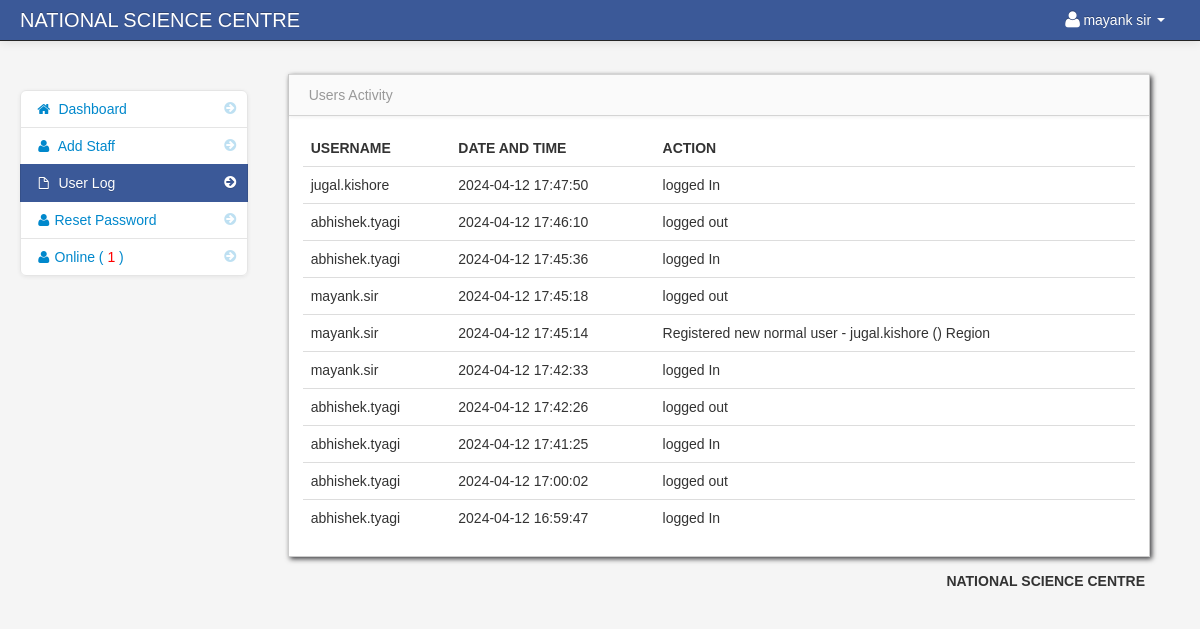
Screenshot of /admin/user_log.php (signed in) with the database file from the repository.
### tables this page shows
CREATE TABLE `staff` (
  `staff_id` int(11) NOT NULL,
  `username` varchar(100) NOT NULL,
  `password` varchar(100) NOT NULL,
  `firstname` varchar(100) NOT NULL,
  `lastname` varchar(100) NOT NULL,
  `emplnumber` varchar(100) NOT NULL,
  `status` varchar(30) NOT NULL,
  `department` varchar(30) NOT NULL,
  `dept_id` int(10) NOT NULL,
  `online` varchar(50) NOT NULL
);

CREATE TABLE `activity_log` (
  `activity_log_id` int(11) NOT NULL,
  `username` varchar(100) NOT NULL,
  `date` varchar(100) NOT NULL,
  `action` varchar(100) NOT NULL
);

### session.php (called while the page is built, shortened)
<?php
$session_id=$_SESSION['id'];
?>

### admin/user_log.php (the view, shortened to what this page needs)
<?php include('header.php'); ?>
<?php include('../session.php'); ?>
    <body>
		<?php include('navbar.php'); ?>
        <div class="container-fluid" >
            <div class="row-fluid"  >
				<?php include('user_log_sidebar.php'); ?>
                <div class="span9" id="content">
                     <div class="row-fluid">
                        <div id="block_bg" class="block">
                            <div class="navbar navbar-inner block-header">
                                <div class="muted pull-left">Users Activity</div>
                            </div>
                            <div class="block-content collapse in">
                                <div class="span12">
  									<table cellpadding="0" cellspacing="0" border="0" class="table" id="example">
										<thead>
										  <tr>
												<th>Username</th>
												<th>Date and Time</th>
												<th>Action</th>
										   </tr>
										</thead>
										<tbody>
													<?php
													$user_query = mysqli_query($conn,"select * from activity_log ORDER BY activity_log_id DESC ")or die(mysqli_error());
													while($row = mysqli_fetch_array($user_query)){
													?>
												<tr>
												<td><?php echo $row['username']; ?></td>
												<td><?php echo $row['date']; ?></td>
												<td><?php echo $row['action']; ?></td>
												</tr>
												<?php } ?>
										</tbody>
									</table>
                                </div>
                            </div>
                        </div>
                    </div>
                </div>
            </div>
		<?php include('footer.php'); ?>
        </div>
		<?php include('script.php'); ?>
    </body>
</html>

### admin/navbar.php (shortened to what this page needs)
<div class="navbar navbar-fixed-top navbar-inverse">
          <div class="navbar-inner">
              <div class="container-fluid">
                  <span class="brand" href="#">NATIONAL SCIENCE CENTRE</span>
                  <div class="nav-collapse collapse">
                      <ul class="nav pull-right">
				<?php $query= mysqli_query($conn,"select * from staff where staff_id = '$session_id'")or die(mysqli_error());
						$row = mysqli_fetch_array($query);
				?>
                          <li class="dropdown">
                              <a href="#" role="button" class="dropdown-toggle" data-toggle="dropdown"> <i class="icon-user icon-large"></i><?php echo $row['firstname']." ".$row['lastname'];  ?> <i class="caret"></i>
                              </a>
                          </li>
                      </ul>
                  </div>
              </div>
          </div>
      </div>

### admin/assets/styles.css (style rules this page uses)
body { padding-top: 60px; padding-bottom: 40px; background-color: #f5f5f5; }
#content { margin-left:0px; }
.block { background: url("../images/pixel-60fff.png") repeat scroll 0 0 rgba(0, 0, 0, 0) !important; border: 1px solid #ccc; background: white; margin: 1em 0em; border-top: none; -webkit-box-shadow: 2px 2px 5px rgba(0, 0, 6, 0.75); -moz-box-shadow: 2px 2px 5px rgba(0, 0, 6, 0.75); box-shadow: 2px 2px 5px rgba(0, 0, 6, 0.75); }
.block-content { margin: 1em; min-height: .25em; }
.block-header { margin-bottom: 0px; border-right: none; border-left: none; -webkit-border-radius: 0px; -moz-border-radius: 0px; border-radius: 0px; }
.block-header div { padding-top: 10px; }

### rows the page displays
staff: firstname "mayank", lastname "sir"
activity_log: username "jugal.kishore", date "2024-04-12 17:47:50", action "logged In"
activity_log: username "abhishek.tyagi", date "2024-04-12 17:46:10", action "logged out"
activity_log: username "abhishek.tyagi", date "2024-04-12 17:45:36", action "logged In"
activity_log: username "mayank.sir", date "2024-04-12 17:45:18", action "logged out"
activity_log: username "mayank.sir", date "2024-04-12 17:45:14", action "Registered new normal user - jugal.kishore () Region"
activity_log: username "mayank.sir", date "2024-04-12 17:42:33", action "logged In"
activity_log: username "abhishek.tyagi", date "2024-04-12 17:42:26", action "logged out"
activity_log: username "abhishek.tyagi", date "2024-04-12 17:41:25", action "logged In"
activity_log: username "abhishek.tyagi", date "2024-04-12 17:00:02", action "logged out"
activity_log: username "abhishek.tyagi", date "2024-04-12 16:59:47", action "logged In"

### other values shown
$receiveda "1"
